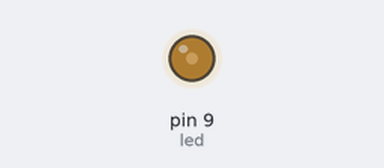
Bench run of a sketch on a simulated Arduino Uno, built with avr-gcc and run on an emulated ATmega328P. On the bench: output pins drawn as LEDs (lit = HIGH).

Above: at 2.1 s.
At 3.9 s:
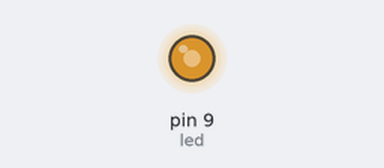
At 6.3 s:
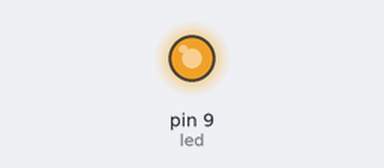
At 10.6 s:
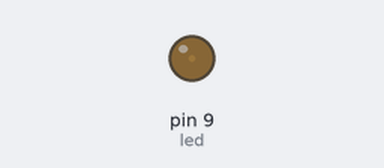
Timing chart, 0 to 12.1 s (numbered marks = the images above):
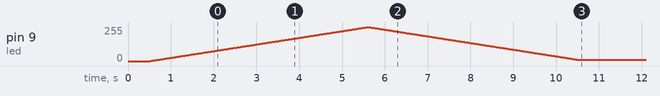

The sketch:

LED_NANO_2.ino
```cpp
int led = 9;
int i = 0;

void setup() {
  pinMode(led, OUTPUT);
  digitalWrite(led, LOW);

  delay(500);
  while(i != 255){
    analogWrite(led, i);
    delay(20);
    i++;
  }
  while(i >= 10){
    analogWrite(led, i);
    delay(20);
    i--;
  }
}

void loop() {
  // put your main code here, to run repeatedly:

}
```
